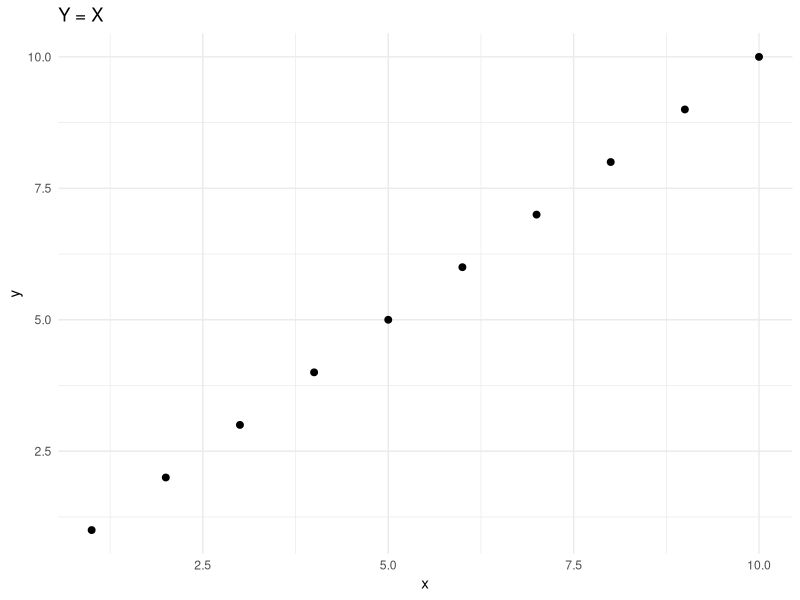

This chart was generated by the following R code:
#install.packages("tidyverse") #uncomment and run this line to install the package
library(tidyverse) #import the package

# initialize the data frame
df <- data.frame("x" = seq(1, 10), "y" = seq(1, 10))

ggplot(df, aes(x = x, y = y)) + 
geom_point(size = 2) +
labs(
    xlab = "X",
    ylab = "Y",
    title = "Y = X"
) + 
theme_minimal()
